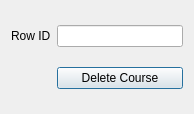
<?xml version="1.0" encoding="UTF-8"?>
<ui version="4.0">
 <class>deletecourse</class>
 <widget class="QDialog" name="deletecourse">
  <property name="geometry">
   <rect>
    <x>0</x>
    <y>0</y>
    <width>194</width>
    <height>114</height>
   </rect>
  </property>
  <property name="windowTitle">
   <string>Dialog</string>
  </property>
  <property name="styleSheet">
   <string notr="true">QDialog
{
	background-color:qlineargradient(spread:pad, x1:1, y1:0.932, x2:1, y2:0, stop:0 rgba(55, 123, 255, 255), stop:1 rgba(255, 255, 255, 255));
};</string>
  </property>
  <layout class="QGridLayout" name="gridLayout">
   <item row="0" column="0">
    <widget class="QLabel" name="label_rowNumber">
     <property name="text">
      <string>Row ID</string>
     </property>
    </widget>
   </item>
   <item row="0" column="1">
    <widget class="QLineEdit" name="lineEdit_rowNumber">
     <property name="styleSheet">
      <string notr="true">QLineEdit
{
	background-color:rgb(53, 190, 170);
};</string>
     </property>
    </widget>
   </item>
   <item row="1" column="1">
    <widget class="QPushButton" name="pushButton_deleteCourse">
     <property name="styleSheet">
      <string notr="true">QMessageBox
{
	background-color:rgb(53, 190, 170);
};</string>
     </property>
     <property name="text">
      <string>Delete Course</string>
     </property>
    </widget>
   </item>
  </layout>
 </widget>
 <resources/>
 <connections/>
</ui>
